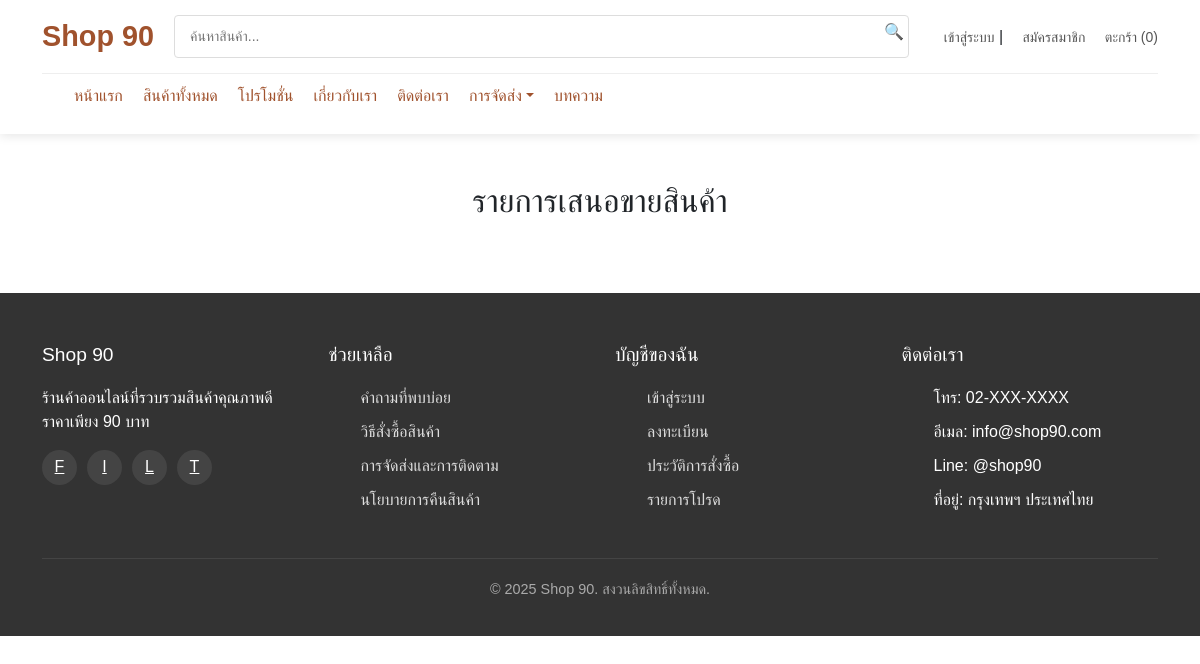
Page /page/offering_information.php on the earlier database version.
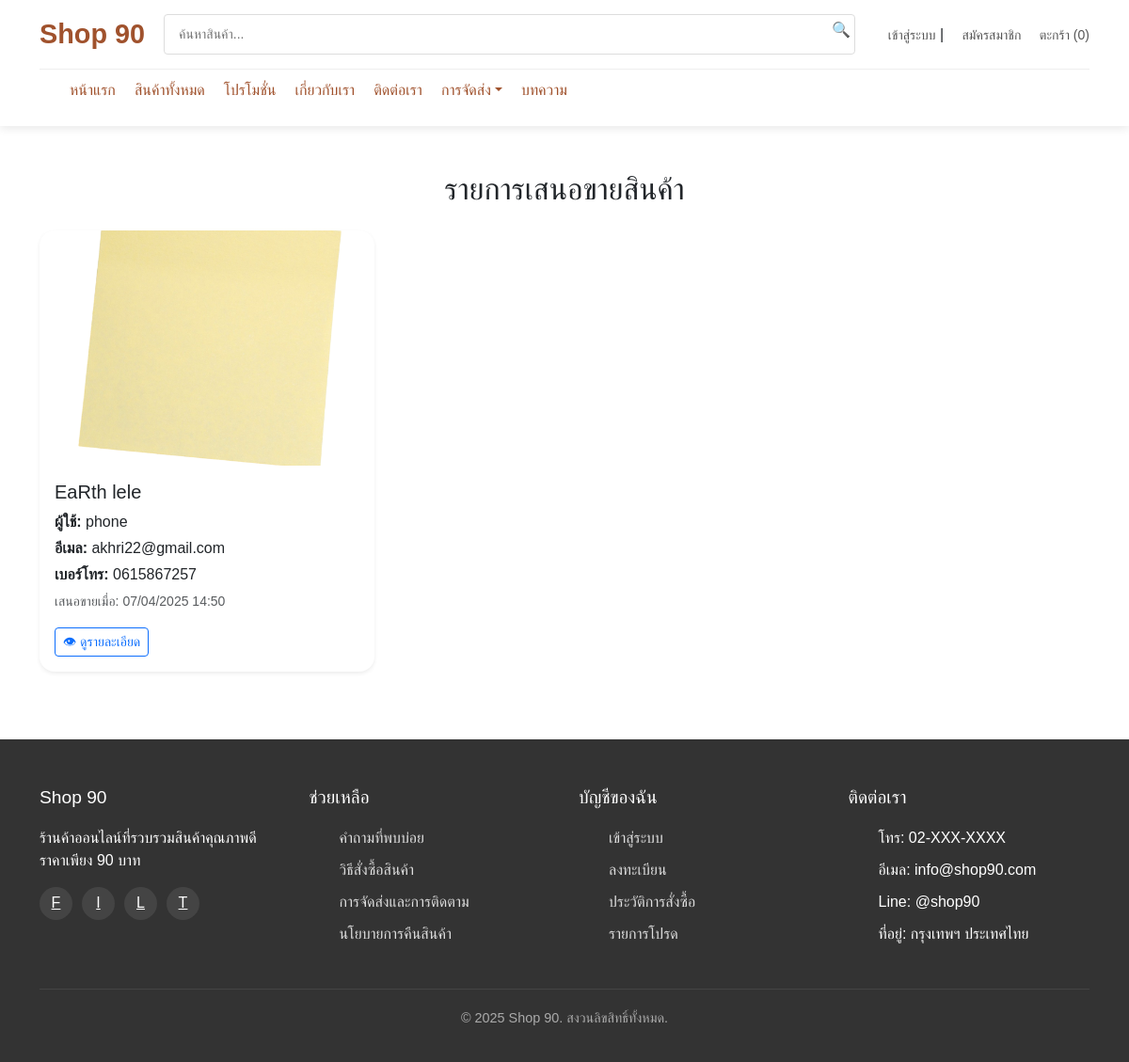
Same page on the later database version.
### tables this page shows
CREATE TABLE `sell_offers` (
  `id` int(11) NOT NULL,
  `first_name` varchar(100) NOT NULL,
  `last_name` varchar(100) NOT NULL,
  `phone` varchar(20) NOT NULL,
  `email` varchar(255) NOT NULL,
  `image_path` varchar(255) NOT NULL,
  `details` text DEFAULT NULL,
  `submitted_at` datetime DEFAULT current_timestamp(),
  `user_id` int(255) NOT NULL
);

CREATE TABLE `users` (
  `user_id` int(11) NOT NULL,
  `username` varchar(255) NOT NULL,
  `email` varchar(255) NOT NULL,
  `password` varchar(255) NOT NULL,
  `phone_number` varchar(20) DEFAULT NULL,
  `address` text DEFAULT NULL,
  `user_type` enum('customer','admin') NOT NULL DEFAULT 'customer',
  `created_at` timestamp NOT NULL DEFAULT current_timestamp(),
  `profile_image` varchar(255) NOT NULL DEFAULT 'default.png'
);

### page/offering_information.php (the view, shortened to what this page needs)
<?php
include('../includes/header.php');
$sql = "SELECT s.*, u.username
        FROM sell_offers s
        JOIN users u ON s.user_id = u.user_id
        ORDER BY s.submitted_at DESC";
$result = mysqli_query($conn, $sql);
?>
<div class="container py-5">
    <h2 class="mb-4 text-center">รายการเสนอขายสินค้า</h2>
    <div class="row">
        <?php while ($row = mysqli_fetch_assoc($result)) : ?>
            <div class="col-md-4 mb-4">
                <div class="card shadow-sm border-0 rounded-4">
                    <img src="../upload/<?= htmlspecialchars($row['image_path']) ?>" class="card-img-top" alt="ภาพสินค้า" style="height: 250px; object-fit: cover;">
                    <div class="card-body">
                        <h5 class="card-title"><?= htmlspecialchars($row['first_name'] . ' ' . $row['last_name']) ?></h5>
                        <p class="card-text mb-1"><strong>ผู้ใช้:</strong> <?= htmlspecialchars($row['username']) ?></p>
                        <p class="card-text mb-1"><strong>อีเมล:</strong> <?= htmlspecialchars($row['email']) ?></p>
                        <p class="card-text mb-1"><strong>เบอร์โทร:</strong> <?= htmlspecialchars($row['phone']) ?></p>
                        <p class="card-text"><small class="text-muted">เสนอขายเมื่อ: <?= date("d/m/Y H:i", strtotime($row['submitted_at'])) ?></small></p>
                        <button class="btn btn-outline-primary btn-sm" data-bs-toggle="modal" data-bs-target="#modal<?= $row['id'] ?>">
                            👁 ดูรายละเอียด
                        </button>
                    </div>
                </div>
            </div>
        <?php endwhile; ?>
    </div>
</div>
<?php include('../includes/footer.php'); ?>

Differences in the rows shown:
added sell_offers: image_path (picture), first_name+last_name "EaRth lele", user.username "phone", email "akhri22@gmail.com", phone "0615867257", submitted_at "07/04/2025 14:50"
